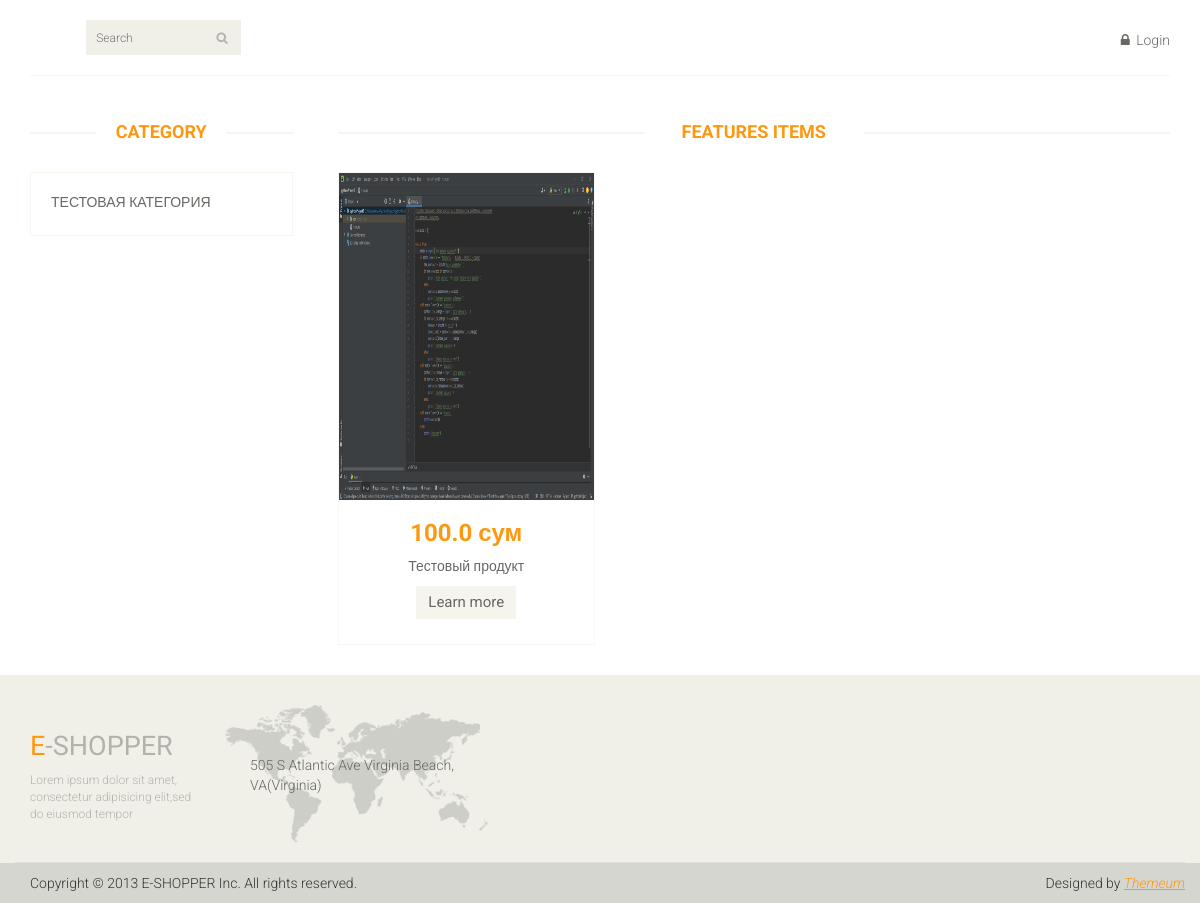
The page / on the database its author committed.
### main_page/models.py (models this page shows, shortened)
class Catigory(models.Model):
    category_name = models.CharField(max_length=75)
    reg_date = models.DateTimeField(auto_now_add=True)

class Product(models.Model):
    product_name = models.CharField(max_length=125)
    product_count = models.IntegerField()
    product_prise = models.FloatField()
    product_foto = models.ImageField(upload_to='media')
    product_des = models.TextField()
    product_category = models.ForeignKey(Catigory, on_delete=models.CASCADE)
    reg_date = models.DateTimeField(auto_now_add=True)

### main_page/views.py (the view, shortened to what this page needs)
# urls.py: path('', views.index),
def index(request):
    all_categories = models.Catigory.objects.all()
    all_products = models.Product.objects.all()
    search_bar = SearchForm()
    context = {'all_catigories': all_categories, 'all_products': all_products, 'form': search_bar}
    return render(request, 'index.html', context)

### main_page/forms.py
class SearchForm(forms.Form):
    search_product = forms.CharField(max_length=128)

### main_page/templates/index.html (shortened to what this page needs)
{% load static %}
<!DOCTYPE html>
<html lang="en">
<head>
    <link href="{% static 'css/bootstrap.min.css' %}" rel="stylesheet">
    <link href="{% static 'css/font-awesome.min.css' %}" rel="stylesheet">
    <link href="{% static 'css/prettyPhoto.css' %}" rel="stylesheet">
    <link href="{% static 'css/price-range.css' %}" rel="stylesheet">
    <link href="{% static 'css/animate.css' %}" rel="stylesheet">
	<link href="{% static 'css/main.css' %}" rel="stylesheet">
	<link href="{% static 'css/responsive.css' %}" rel="stylesheet">
</head>
<body>
	<header id="header">
		<div class="header-middle">
			<div class="container">
				<div class="row">
					<div class="col-sm-4">
						<div class="btn-group pull-right">
							<div class="col-sm-3">
								<div class="search_box pull-right">
									<form method="POST">
										  <input type="text" placeholder="Search" name="search_roduct" />
									</form>
								</div>
							</div>
						</div>
					</div>
					<div class="col-sm-8">
						<div class="shop-menu pull-right">
							<ul class="nav navbar-nav">
								{% if user.is_authenticated %}
									<li><a href="/">Home</a></li>
									<li><a href="/cart"><i class="fa fa-shopping-cart"></i> Cart</a></li>
									<li><a href="/accounts/logout/"><i class="fa fa-lock"></i> Logout</a></li>
								{% else %}
									<li><a href="/accounts/login/"><i class="fa fa-lock"></i> Login</a></li>
								{% endif %}
							</ul>
						</div>
					</div>
				</div>
			</div>
		</div>
	</header>
	{% block content %}
	<section id="slider">
		<div class="container">
			<div class="row">
				<div class="col-sm-12">
				</div>
			</div>
		</div>
	</section>
	<section>
		<div class="container">
			<div class="row">
				<div class="col-sm-3">
					<div class="left-sidebar">
						<h2>Category</h2>
						<div class="panel-group category-products" id="accordian">
							{% for category in all_catigories %}
							<div class="panel panel-default">
								<div class="panel-heading">
									<h4 class="panel-title"><a href="/category/{{ category.id }}">{{ category.category_name }}</a></h4>
								</div>
							</div>
							{% endfor %}
						</div>
					</div>
				</div>
				<div class="col-sm-9 padding-right">
					<div class="features_items">
						<h2 class="title text-center">Features Items</h2>
						{% for i in all_products %}
							<div class="col-sm-4">
								<div class="product-image-wrapper">
									<div class="single-products">
										<div class="productinfo text-center">
											<a href="/item/{{ i.id }}"><img src="{{ i.product_foto }}"></a>
											<h2>{{ i.product_prise }} сум</h2>
											<p>{{ i.product_name }}</p>
											<a href="/item/{{ i.id }}" class="btn btn-default add-to-cart">Learn more</a>
										</div>
									</div>
								</div>
							</div>
						{% endfor %}
					</div>
				</div>
			</div>
		</div>
	</section>
{% endblock content %}
	<footer id="footer">
		<div class="footer-top">
			<div class="container">
				<div class="row">
					<div class="col-sm-2">
						<div class="companyinfo">
							<h2><span>e</span>-shopper</h2>
							<p>Lorem ipsum dolor sit amet, consectetur adipisicing elit,sed do eiusmod tempor</p>
						</div>
					</div>
					<div class="col-sm-3">
						<div class="address">
							<img src="images/home/map.png" alt="" />
							<p>505 S Atlantic Ave Virginia Beach, VA(Virginia)</p>
						</div>
					</div>
				</div>
			</div>
		</div>
		<div class="footer-bottom">
			<div class="container">
				<div class="row">
					<p class="pull-left">Copyright © 2013 E-SHOPPER Inc. All rights reserved.</p>
					<p class="pull-right">Designed by <span><a target="_blank" href="http://www.themeum.com">Themeum</a></span></p>
				</div>
			</div>
		</div>
	</footer>
</body>
</html>

### main_page/static/css/main.css (style rules this page uses)
body { font-family: 'Roboto', sans-serif; background:; position: relative; font-weight:400px; }
ul li { list-style: none; }
a { -webkit-transition: 300ms; -moz-transition: 300ms; -o-transition: 300ms; transition: 300ms; }
h1, h2, h3, h4, h5, h6 { font-family: 'Roboto', sans-serif; }
.header-middle .container .row { border-bottom: 1px solid #f5f5f5; margin-left: 0; margin-right: 0; padding-bottom: 20px; padding-top: 20px; }
.header-middle .container .row .col-sm-4 { padding-left: 0; }
.header-middle .container .row .col-sm-8 { padding-right:0; }
.shop-menu ul li { display:inline-block; padding-left: 15px; padding-right: 15px; }
.shop-menu ul li:last-child { padding-right: 0; }
.shop-menu ul li a { background: #FFFFFF; color: #696763; font-family: 'Roboto', sans-serif; font-size: 14px; font-weight: 300; padding:0; padding-right: 0; margin-top: 10px; }
.shop-menu ul li a i { margin-right:3px; }
.search_box input { background: #F0F0E9; border: medium none; color: #B2B2B2; font-family: 'roboto'; font-size: 12px; font-weight: 300; height: 35px; outline: medium none; padding-left: 10px; width: 155px; background-image: url(../images/home/searchicon.png); background-repeat: no-repeat; background-position: 130px; }
#footer { background: #F0F0E9; }
.footer-top .container { border-bottom: 1px solid #E0E0DA; padding-bottom: 20px; }
.companyinfo { margin-top: 57px; }
.companyinfo h2 { color: #B4B1AB; font-family: abel; font-size: 27px; text-transform: uppercase; }
.companyinfo h2 span { color:#FE980F; }
.companyinfo p { color: #B3B3AD; font-family: 'Roboto', sans-serif; font-size: 12px; font-weight: 300; }
.footer-top .col-sm-3 { overflow: hidden; }
.address { margin-top: 30px; position: relative; overflow: hidden; }
.address img { width:100%; }
.address p { color: #666663; font-family: 'Roboto', sans-serif; font-size: 14px; font-weight: 300; left: 25px; position: absolute; top: 50px; }
.footer-bottom { background: #D6D6D0; padding-top: 10px; }
.footer-bottom p { color: #363432; font-family: 'Roboto', sans-serif; font-weight: 300; margin-left: 15px; }
.footer-bottom p span a { color: #FE980F; font-style: italic; text-decoration: underline; }
#slider { padding-bottom: 45px; }
.category-products { border: 1px solid #F7F7F0; margin-bottom: 35px; padding-bottom: 20px; padding-top: 15px; }
.left-sidebar h2, .brands_products h2 { color: #FE980F; font-family: 'Roboto', sans-serif; font-size: 18px; font-weight: 700; margin: 0 auto 30px; text-align: center; text-transform: uppercase; position: relative; z-index:3; }
.left-sidebar h2:after, h2.title:after { content: " "; position: absolute; border: 1px solid #f5f5f5; bottom:8px; left: 0; width: 100%; height: 0; z-index: -2; }
.left-sidebar h2:before { content: " "; position: absolute; background: #fff; bottom: -6px; width: 130px; height: 30px; z-index: -1; left: 50%; margin-left: -65px; }
h2.title:before { content: " "; position: absolute; background: #fff; bottom: -6px; width: 220px; height: 30px; z-index: -1; left: 50%; margin-left: -110px; }
.category-products .panel { background-color: #FFFFFF; border: 0px; border-radius: 0px; box-shadow:none; margin-bottom: 0px; }
.category-products .panel-default .panel-heading { background-color: #FFFFFF; border: 0 none; color: #FFFFFF; padding: 5px 20px; }
.category-products .panel-default .panel-heading .panel-title a { color: #696763; font-family: 'Roboto', sans-serif; font-size: 14px; text-decoration: none; text-transform: uppercase; }
.padding-right { padding-right: 0; }
.features_items { overflow:hidden; }
h2.title { color: #FE980F; font-family: 'Roboto', sans-serif; font-size: 18px; font-weight: 700; margin: 0 15px; text-transform: uppercase; margin-bottom: 30px; position: relative; }
.product-image-wrapper { border:1px solid #F7F7F5; overflow: hidden; margin-bottom:30px; }
.single-products { position: relative; }
.productinfo h2 { color: #FE980F; font-family: 'Roboto', sans-serif; font-size: 24px; font-weight: 700; }
.productinfo p { font-family: 'Roboto', sans-serif; font-size: 14px; font-weight: 400; color: #696763; }
.productinfo img { width: 255.48px; height: 326.81px; }
.productinfo { position:relative; }
.add-to-cart { background:#F5F5ED; border: 0 none; border-radius: 0; color: #696763; font-family: 'Roboto', sans-serif; font-size: 15px; margin-bottom: 25px; }

### rows shown on the page
Catigory: category_name "ТЕСТОВАЯ КАТЕГОРИЯ"
Product: product_foto (picture), product_prise "100.0", product_name "Тестовый продукт"
